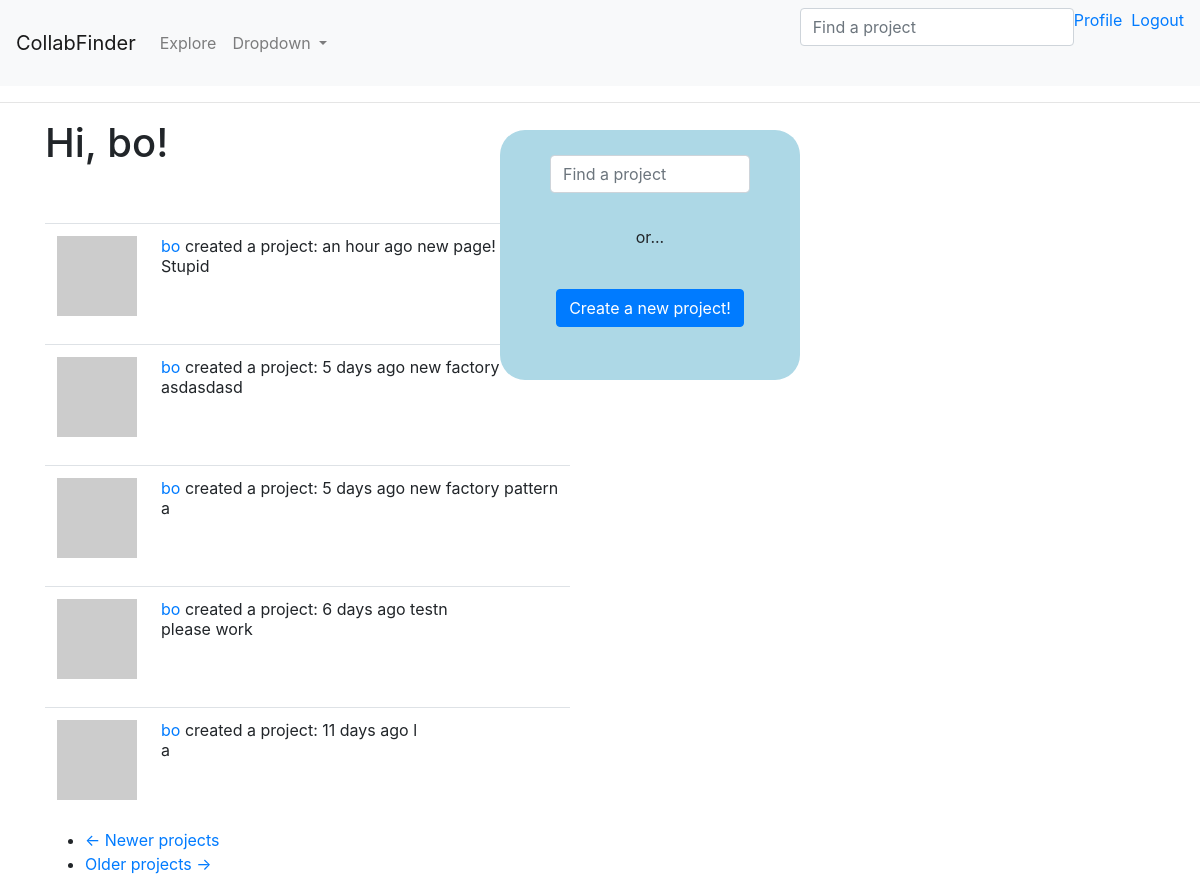
The page /explore (signed in) on the database its author committed.
### app/models.py (models this page shows, shortened)
class User(UserMixin, db.Model):
    id = db.Column(db.Integer, primary_key=True)
    username = db.Column(db.String(64), index=True, unique=True)
    email = db.Column(db.String(120), index=True, unique=True)
    password_hash = db.Column(db.String(128))
    projects = db.relationship('Project', backref='creator', lazy='dynamic')
    about_me = db.Column(db.String(140))
    last_seen = db.Column(db.DateTime, default=datetime.utcnow)
    followed = db.relationship( # Looking at relationship from follower (one) --> following (many), this yield the right side (those followed)
        'User', secondary=followers, #Self-ref, association table
        primaryjoin=(followers.c.follower_id == id), #condition to join left side (follower) w/ assoc. table
        secondaryjoin=(followers.c.followed_id == id),
        backref=db.backref('followers', lazy='dynamic'), lazy='dynamic') #defines how this relationship will be accessed from the right side entity
    def avatar(self, size):
        digest = md5(self.email.lower().encode('utf-8')).hexdigest()
        return 'https://www.gravatar.com/avatar/{}?d=identicon&s={}'.format(digest, size)

class Project(SearchableMixin, db.Model):
    __searchable__ = ['category','name','descr'] # subject to change
    id = db.Column(db.Integer, primary_key=True)
    category = db.Column(db.String(60))
    name = db.Column(db.String(60))
    descr = db.Column(db.String(140))
    skill_level = db.Column(db.String(20))
    setting = db.Column(db.String(20))
    language = db.Column(db.String(5))
    timestamp = db.Column(db.DateTime, index=True, default=datetime.utcnow)
    user_id = db.Column(db.Integer, db.ForeignKey('user.id')) #creator ID (want this to be many to one: many creator to one proj)
    __mapper_args__ = {'polymorphic_on': category}

class Learning(Project):
    __mapper_args__ = {'polymorphic_identity': 'learning'}
    id = db.Column(db.Integer, db.ForeignKey('project.id'), primary_key=True)
    pace = db.Column(db.String(60))
    learning_category = db.Column(db.String(60))
    subject = db.Column(db.String(60)) #still have to figure out how to implement this

class SearchableMixin(object):
    @classmethod
    def before_commit(cls, session):
        session._changes = {
            'add': list(session.new),
            'update': list(session.dirty),
            'delete': list(session.deleted)
        }
    @classmethod
    def after_commit(cls, session):
        for obj in session._changes['add']:
            if isinstance(obj, SearchableMixin):
                add_to_index(obj.__tablename__, obj)
        for obj in session._changes['update']:
            if isinstance(obj, SearchableMixin):
                add_to_index(obj.__tablename__, obj)
        for obj in session._changes['delete']:
            if isinstance(obj, SearchableMixin):
                remove_from_index(obj.__tablename__, obj)
        session._changes = None

class Project(SearchableMixin, db.Model):
    __searchable__ = ['category','name','descr'] # subject to change
    id = db.Column(db.Integer, primary_key=True)
    category = db.Column(db.String(60))
    name = db.Column(db.String(60))
    descr = db.Column(db.String(140))
    skill_level = db.Column(db.String(20))
    setting = db.Column(db.String(20))
    language = db.Column(db.String(5))
    timestamp = db.Column(db.DateTime, index=True, default=datetime.utcnow)
    user_id = db.Column(db.Integer, db.ForeignKey('user.id')) #creator ID (want this to be many to one: many creator to one proj)
    __mapper_args__ = {'polymorphic_on': category}

### app/main/routes.py (the view)
@bp.route('/explore')
@login_required
def explore():
    page = request.args.get('page', 1, type=int)
    projects = Project.query.order_by(Project.timestamp.desc()).paginate(
        page, current_app.config['PROJECTS_PER_PAGE'], False)
    next_url = url_for('main.explore', page=projects.next_num) \
        if projects.has_next else None
    prev_url = url_for('main.explore', page=projects.prev_num) \
        if projects.has_prev else None
    return render_template('index.html', title=_('Explore'),
                           projects=projects.items, next_url=next_url,
                           prev_url=prev_url)

### app/main/forms.py
class SearchForm(FlaskForm):
    q = StringField(_l('Find a project'), validators=[DataRequired()])
    def __init__(self, *args, **kwargs):
        if 'formdata' not in kwargs:
            kwargs['formdata'] = request.args # for the GET request
        if 'csrf_enabled' not in kwargs:
            kwargs['csrf_enabled'] = False
        super(SearchForm, self).__init__(*args, **kwargs)

### app/main/routes.py (called while the page is built)
@bp.before_app_request
def before_request():
    if current_user.is_authenticated:
        current_user.last_seen = datetime.utcnow()
        db.session.commit()
    g.search_form = SearchForm() # g variable is specific to each request and each client
    g.locale = str(get_locale())

### app/models.py (called while the page is built)
@login.user_loader
def load_user(id):
    return User.query.get(int(id))

### app/templates/index.html (shortened to what this page needs)
{% extends "base.html" %}
{% block content %}
<h1>{{ _('Hi, %(username)s!', username=current_user.username) }}</h1>
<br><br>
<div class = "go_center fpage_div">
    {% if g.search_form %}
    <form class="navbar-form" method="get" action="{{ url_for('main.search') }}" style="margin-top: 25px; width: 200px; text-align: center; display: inline-block;">
        <div class="form-group">
            {{ g.search_form.q(size=20, class='form-control',
                placeholder=g.search_form.q.label.text) }}
        </div>
    </form>
    {% endif %}
    <p>or...</p><br>
    <a class="btn btn-primary" href="{{ url_for('main.create_project') }}" role="button">Create a new project!</a>
</div>
<div class='project_stream' >
    {% for project in projects %}
    {% include '_project.html' %}
    {% endfor %}
    <nav aria-label="...">
        <ul class="pager">
            <li class="previous{% if not prev_url %} disabled{% endif %}">
                <a href="{{ prev_url or '#' }}">
                    <span aria-hidden="true">&larr;</span> {{ _('Newer projects') }}
                </a>
            </li>
            <li class="next{% if not next_url %} disabled{% endif %}">
                <a href="{{ next_url or '#' }}">
                    {{ _('Older projects') }} <span aria-hidden="true">&rarr;</span>
                </a>
            </li>
        </ul>
    </nav>
</div>
{% endblock %}

### app/templates/base.html (shortened to what this page needs)
<html>
    <head>
        <link rel="stylesheet" href="https://cdn.jsdelivr.net/npm/bootstrap@4.6.0/dist/css/bootstrap.min.css">
    </head>
    <body>
        <nav class="navbar navbar-expand-lg navbar-light bg-light">
            <a class="navbar-brand" href="{{ url_for('main.index') }}">CollabFinder</a>
            <div class="collapse navbar-collapse" id="navbarSupportedContent">
              <ul class="navbar-nav mr-auto">
                <li class="nav-item">
                  <a class="nav-link" href="{{ url_for('main.explore') }}">{{ _('Explore') }}</a>
                </li>
                <li class="nav-item dropdown">
                  <a class="nav-link dropdown-toggle" href="#" id="navbarDropdown" role="button" data-toggle="dropdown" aria-haspopup="true" aria-expanded="false">
                    Dropdown
                  </a>
                </li>
              </ul>
              <ul class="nav navbar-nav navbar-right">
                {% if g.search_form %}
                  <form class="navbar-form" method="get"
                          action="{{ url_for('main.search') }}">
                      <div class="form-group">
                          {{ g.search_form.q(size=20, class='form-control',
                              placeholder=g.search_form.q.label.text) }}
                      </div>
                  </form>
                  {% endif %}
                {% if current_user.is_anonymous %}
                <li><a href="{{ url_for('auth.login') }}">{{ _('Login') }}</a></li>
                {% else %}
                <li><a href="{{ url_for('main.user', username=current_user.username) }}">{{ _('Profile') }} &nbsp; </a></li>
                <li><a href="{{ url_for('auth.logout') }}">{{ _('Logout') }}</a></li>
                {% endif %}
              </ul>
            </div>
          </nav>
        <hr>
        <div class="container">
            {% block content %}{% endblock %}
        </div>
    </body>
</html>

### app/templates/_project.html
<table class="table table-hover">
    <tr>
        <td width="70px">
            <a href="{{ url_for('main.user', username=project.creator.username) }}">
                <img src="{{ project.creator.avatar(70) }}" />
            </a>
        </td>
        <td>
            <a href="{{ url_for('main.user', username=project.creator.username) }}">
                {{ project.creator.username }}
            </a>
            {{ _('%(username)s created a project: %(when)s',
                    username=user_link, when=moment(project.timestamp).fromNow()) }}
            {{ project.name }}<br>
            {{ project.descr }}
        </td>
    </tr>
</table>

### app/templates/base.html (style rules this page uses)
.fpage_div { background-color: lightblue; text-align: center; width: 300px; height: 250px; border-radius: 25px; margin-top: 30px; }
.go_center { position: absolute; left: 50%; margin-left: -100px; text-align: center; display: inline-block; top:100; z-index: 1; }
.project_stream { position:absolute; margin-left: 0px; }

### rows shown on the page
Learning: creator.username "bo", name "new page!", descr "Stupid"
Learning: creator.username "bo", name "new factory", descr "asdasdasd"
Learning: creator.username "bo", name "new factory pattern", descr "a"
Learning: creator.username "bo", name "testn", descr "please work"
Learning: creator.username "bo", name "l", descr "a"
